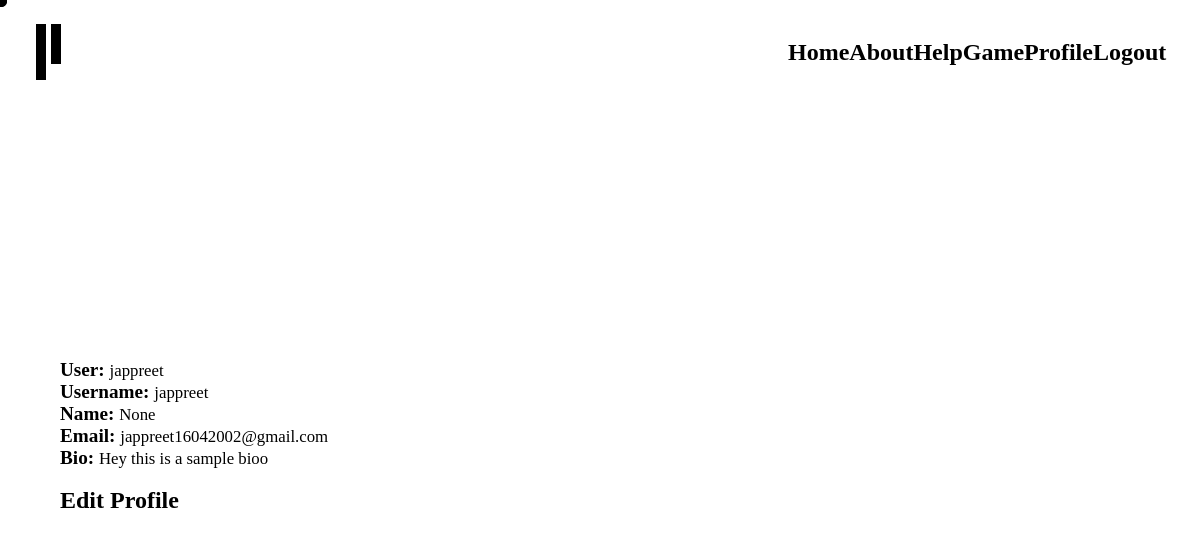
Page /members/profile/ (signed in) on the earlier database version.
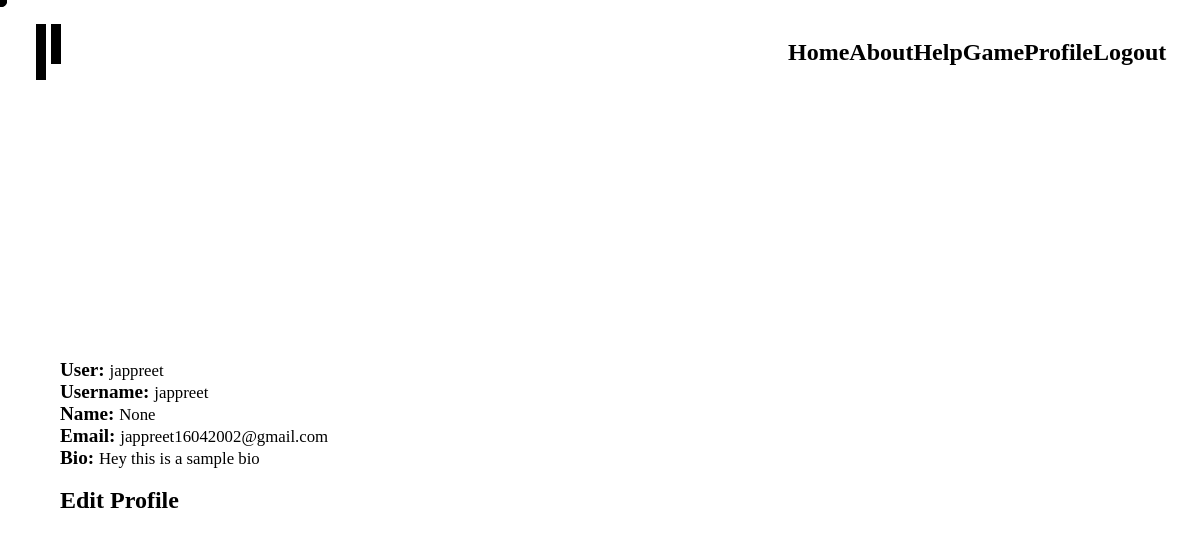
Same page on the later database version.
### members/models.py (models this page shows, shortened)
class Profile(models.Model):
  id = models.UUIDField(default=uuid.uuid4, unique=True, primary_key=True, editable=False)
  user = models.OneToOneField(User, on_delete=models.CASCADE)
  username = models.CharField(max_length=200, blank=True, null=True)
  name = models.CharField(max_length=200, blank=True, null=True)
  email = models.EmailField(max_length=500, blank=True)
  bio = models.TextField(blank=True, null=True)
  created = models.DateTimeField(auto_now_add=True)

### members/views.py (the view)
# urls.py: path('profile/', views.userProfile, name="profile"),
def userProfile(request):
  if request.user.is_authenticated:
    profile = request.user.profile
    score = profile.score
    context = {'profile': profile, 'score': score}
    return render(request, 'profile.html', context)
  else:
    messages.info(request, 'You must be logged in to access this page')
    return redirect('login')

### templates/profile.html (shortened to what this page needs)
{% extends 'main.html' %} {% load static %}
{% block title %} Welcome To Blog {% endblock %} {% block content %}
<section class="profile">
  <div class="profile-left">
    <div>
      <h1>
        <div class="overflow">
        </div>
      </h1>
      <p><strong>User: </strong> {{profile.user}}</p>
      <p><strong>Username: </strong> {{profile.username}}</p>
      <p><strong>Name: </strong> {{profile.name}}</p>
      <p><strong>Email: </strong> {{profile.email}}</p>
      <p><strong>Bio: </strong> {{profile.bio}}</p>
    </div>
    <br />
    <div>
      <a class="hover-anchor" href="{% url 'edit-profile' %}"
        ><h2>Edit Profile</h2></a
      >
    </div>
  </div>
  <div class="profile-right">
    <div class="overflow">
    </div>
    <div class="overflow">
    </div>
  </div>
</section>
{% endblock content %}

Differences in the rows shown:
changed Profile "jappreet": bio "Hey this is a sample bioo" → "Hey this is a sample bio"
